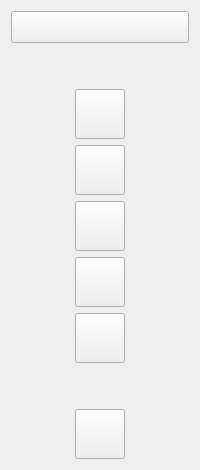
              <widget class="QWidget" name="menuSimples" native="true">
               <layout class="QVBoxLayout" name="verticalLayout_11">
                <item>
                 <widget class="QPushButton" name="btnMenu">
                  <property name="minimumSize">
                   <size>
                    <width>99</width>
                    <height>32</height>
                   </size>
                  </property>
                  <property name="font">
                   <font>
                    <pointsize>10</pointsize>
                   </font>
                  </property>
                  <property name="cursor">
                   <cursorShape>PointingHandCursor</cursorShape>
                  </property>
                  <property name="text">
                   <string/>
                  </property>
                  <property name="icon">
                   <iconset>
                    <normaloff>icones/iconMenu.png</normaloff>icones/iconMenu.png</iconset>
                  </property>
                  <property name="iconSize">
                   <size>
                    <width>24</width>
                    <height>24</height>
                   </size>
                  </property>
                  <property name="checkable">
                   <bool>true</bool>
                  </property>
                 </widget>
                </item>
                <item>
                 <spacer name="verticalSpacer_4">
                  <property name="orientation">
                   <enum>Qt::Vertical</enum>
                  </property>
                  <property name="sizeHint" stdset="0">
                   <size>
                    <width>20</width>
                    <height>40</height>
                   </size>
                  </property>
                 </spacer>
                </item>
                <item alignment="Qt::AlignHCenter|Qt::AlignVCenter">
                 <widget class="QPushButton" name="btnHome">
                  <property name="minimumSize">
                   <size>
                    <width>50</width>
                    <height>50</height>
                   </size>
                  </property>
                  <property name="cursor">
                   <cursorShape>PointingHandCursor</cursorShape>
                  </property>
                  <property name="text">
                   <string/>
                  </property>
                  <property name="icon">
                   <iconset>
                    <normaloff>icones/iconHome.png</normaloff>icones/iconHome.png</iconset>
                  </property>
                  <property name="iconSize">
                   <size>
                    <width>24</width>
                    <height>24</height>
                   </size>
                  </property>
                  <property name="checkable">
                   <bool>true</bool>
                  </property>
                  <property name="checked">
                   <bool>false</bool>
                  </property>
                  <property name="autoExclusive">
                   <bool>true</bool>
                  </property>
                 </widget>
                </item>
                <item alignment="Qt::AlignHCenter|Qt::AlignVCenter">
                 <widget class="QPushButton" name="btnBusca">
                  <property name="minimumSize">
                   <size>
                    <width>50</width>
                    <height>50</height>
                   </size>
                  </property>
                  <property name="cursor">
                   <cursorShape>PointingHandCursor</cursorShape>
                  </property>
                  <property name="text">
                   <string/>
                  </property>
                  <property name="icon">
                   <iconset>
                    <normaloff>icones/iconBusca.png</normaloff>icones/iconBusca.png</iconset>
                  </property>
                  <property name="iconSize">
                   <size>
                    <width>24</width>
                    <height>24</height>
                   </size>
                  </property>
                  <property name="checkable">
                   <bool>true</bool>
                  </property>
                  <property name="autoExclusive">
                   <bool>true</bool>
                  </property>
                 </widget>
                </item>
                <item alignment="Qt::AlignHCenter|Qt::AlignVCenter">
                 <widget class="QPushButton" name="btnPessoas">
                  <property name="minimumSize">
                   <size>
                    <width>50</width>
                    <height>50</height>
                   </size>
                  </property>
                  <property name="cursor">
                   <cursorShape>PointingHandCursor</cursorShape>
                  </property>
                  <property name="text">
                   <string/>
                  </property>
                  <property name="icon">
                   <iconset>
                    <normaloff>icones/iconPessoa.png</normaloff>icones/iconPessoa.png</iconset>
                  </property>
                  <property name="iconSize">
                   <size>
                    <width>24</width>
                    <height>24</height>
                   </size>
                  </property>
                  <property name="checkable">
                   <bool>true</bool>
                  </property>
                  <property name="autoExclusive">
                   <bool>true</bool>
                  </property>
                 </widget>
                </item>
                <item alignment="Qt::AlignHCenter|Qt::AlignVCenter">
                 <widget class="QPushButton" name="btnEditarSimples">
                  <property name="minimumSize">
                   <size>
                    <width>50</width>
                    <height>50</height>
                   </size>
                  </property>
                  <property name="cursor">
                   <cursorShape>PointingHandCursor</cursorShape>
                  </property>
                  <property name="text">
                   <string/>
                  </property>
                  <property name="icon">
                   <iconset>
                    <normaloff>icones/iconEdit.png</normaloff>icones/iconEdit.png</iconset>
                  </property>
                  <property name="iconSize">
                   <size>
                    <width>24</width>
                    <height>24</height>
                   </size>
                  </property>
                  <property name="checkable">
                   <bool>true</bool>
                  </property>
                  <property name="autoExclusive">
                   <bool>true</bool>
                  </property>
                 </widget>
                </item>
                <item alignment="Qt::AlignHCenter|Qt::AlignVCenter">
                 <widget class="QPushButton" name="btnConfig">
                  <property name="minimumSize">
                   <size>
                    <width>50</width>
                    <height>50</height>
                   </size>
                  </property>
                  <property name="cursor">
                   <cursorShape>PointingHandCursor</cursorShape>
                  </property>
                  <property name="text">
                   <string/>
                  </property>
                  <property name="icon">
                   <iconset>
                    <normaloff>icones/iconConfig.png</normaloff>icones/iconConfig.png</iconset>
                  </property>
                  <property name="iconSize">
                   <size>
                    <width>24</width>
                    <height>24</height>
                   </size>
                  </property>
                  <property name="checkable">
                   <bool>true</bool>
                  </property>
                  <property name="autoExclusive">
                   <bool>true</bool>
                  </property>
                 </widget>
                </item>
                <item>
                 <spacer name="verticalSpacer_3">
                  <property name="orientation">
                   <enum>Qt::Vertical</enum>
                  </property>
                  <property name="sizeHint" stdset="0">
                   <size>
                    <width>20</width>
                    <height>40</height>
                   </size>
                  </property>
                 </spacer>
                </item>
                <item alignment="Qt::AlignHCenter|Qt::AlignVCenter">
                 <widget class="QPushButton" name="btnSairSimples">
                  <property name="minimumSize">
                   <size>
                    <width>50</width>
                    <height>50</height>
                   </size>
                  </property>
                  <property name="cursor">
                   <cursorShape>PointingHandCursor</cursorShape>
                  </property>
                  <property name="text">
                   <string/>
                  </property>
                  <property name="icon">
                   <iconset>
                    <normaloff>icones/iconLogout.png</normaloff>icones/iconLogout.png</iconset>
                  </property>
                  <property name="iconSize">
                   <size>
                    <width>24</width>
                    <height>24</height>
                   </size>
                  </property>
                  <property name="checkable">
                   <bool>true</bool>
                  </property>
                  <property name="autoExclusive">
                   <bool>true</bool>
                  </property>
                 </widget>
                </item>
               </layout>
              </widget>
